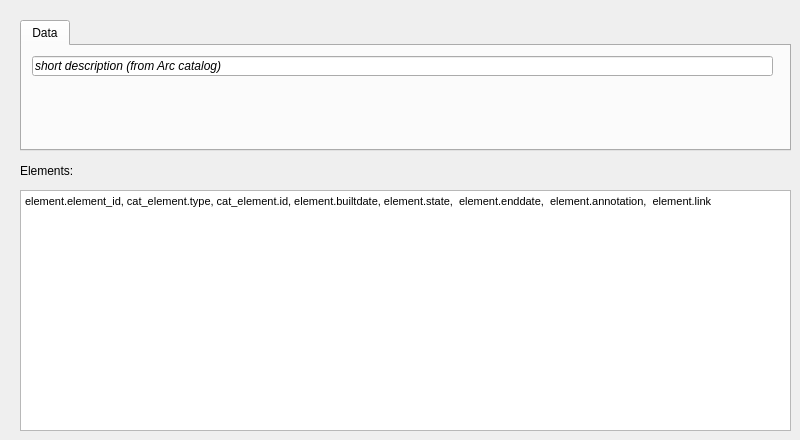
   <widget class="QWidget" name="tab_7">
    <attribute name="title">
     <string>Add info</string>
    </attribute>
    <widget class="QTabWidget" name="Pump">
     <property name="geometry">
      <rect>
       <x>20</x>
       <y>20</y>
       <width>771</width>
       <height>131</height>
      </rect>
     </property>
     <property name="currentIndex">
      <number>0</number>
     </property>
     <widget class="QWidget" name="tab_13">
      <attribute name="title">
       <string>Data</string>
      </attribute>
      <widget class="QLineEdit" name="lineEdit_35">
       <property name="geometry">
        <rect>
         <x>10</x>
         <y>10</y>
         <width>741</width>
         <height>20</height>
        </rect>
       </property>
       <property name="font">
        <font>
         <italic>true</italic>
        </font>
       </property>
       <property name="text">
        <string>short description (from Arc catalog)</string>
       </property>
      </widget>
     </widget>
    </widget>
    <widget class="QTextEdit" name="element">
     <property name="geometry">
      <rect>
       <x>20</x>
       <y>190</y>
       <width>771</width>
       <height>241</height>
      </rect>
     </property>
     <property name="html">
      <string>&lt;!DOCTYPE HTML PUBLIC &quot;-//W3C//DTD HTML 4.0//EN&quot; &quot;http://www.w3.org/TR/REC-html40/strict.dtd&quot;&gt;
&lt;html&gt;&lt;head&gt;&lt;meta name=&quot;qrichtext&quot; content=&quot;1&quot; /&gt;&lt;style type=&quot;text/css&quot;&gt;
p, li { white-space: pre-wrap; }
&lt;/style&gt;&lt;/head&gt;&lt;body style=&quot; font-family:'MS Shell Dlg 2'; font-size:8pt; font-weight:400; font-style:normal;&quot;&gt;
&lt;p style=&quot; margin-top:0px; margin-bottom:0px; margin-left:0px; margin-right:0px; -qt-block-indent:0; text-indent:0px;&quot;&gt;element.element_id, cat_element.type, cat_element.id, element.builtdate, element.state,  element.enddate,  element.annotation,  element.link&lt;/p&gt;&lt;/body&gt;&lt;/html&gt;</string>
     </property>
    </widget>
    <widget class="QLabel" name="label_elements">
     <property name="geometry">
      <rect>
       <x>20</x>
       <y>160</y>
       <width>90</width>
       <height>22</height>
      </rect>
     </property>
     <property name="font">
      <font>
       <pointsize>9</pointsize>
      </font>
     </property>
     <property name="frameShape">
      <enum>QFrame::NoFrame</enum>
     </property>
     <property name="frameShadow">
      <enum>QFrame::Plain</enum>
     </property>
     <property name="text">
      <string>Elements:</string>
     </property>
     <property name="textFormat">
      <enum>Qt::AutoText</enum>
     </property>
     <property name="scaledContents">
      <bool>false</bool>
     </property>
     <property name="alignment">
      <set>Qt::AlignLeading|Qt::AlignLeft|Qt::AlignVCenter</set>
     </property>
     <property name="margin">
      <number>3</number>
     </property>
    </widget>
   </widget>
